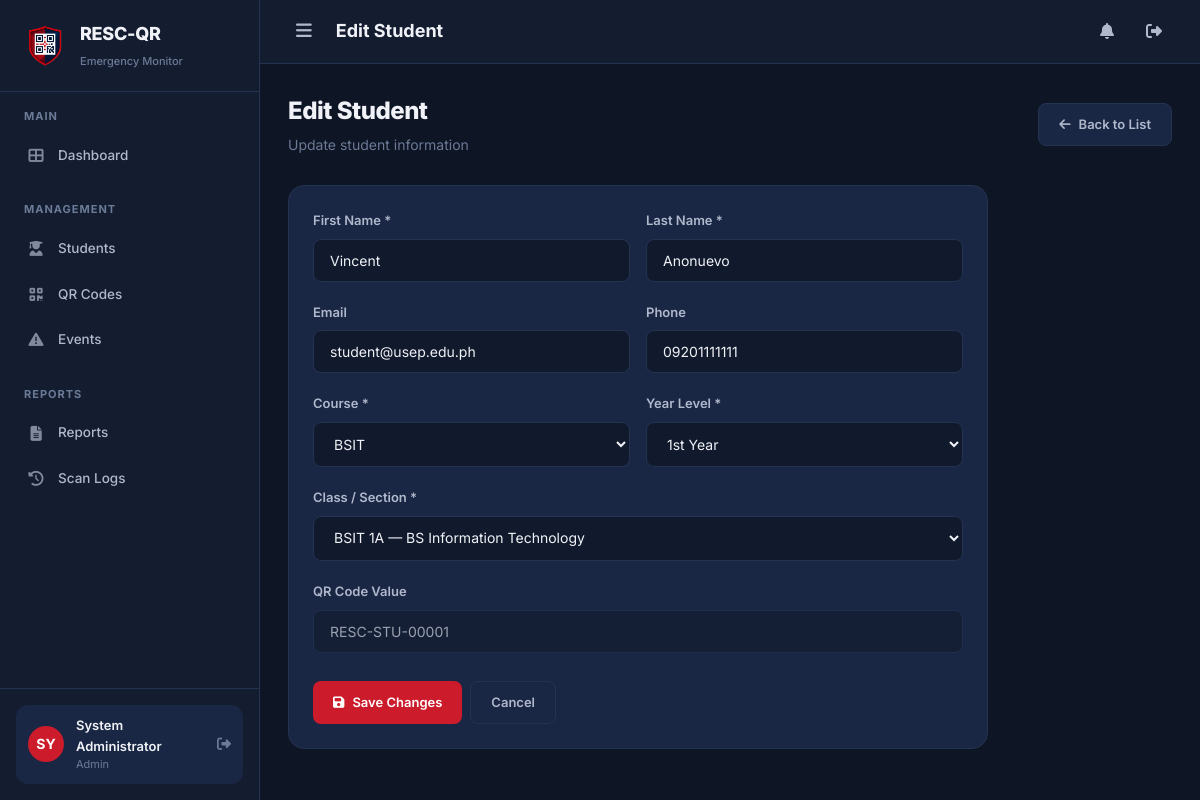
The page /student/edit/1 (signed in) on the database its author committed.
### tables this page shows
CREATE TABLE IF NOT EXISTS `student` (
    `student_id` INT AUTO_INCREMENT PRIMARY KEY,
    `class_id` INT NOT NULL,
    `first_name` VARCHAR(100) NOT NULL,
    `last_name` VARCHAR(100) NOT NULL,
    `email` VARCHAR(150) DEFAULT NULL,
    `password_hash` VARCHAR(255) DEFAULT NULL,
    `phone` VARCHAR(20) DEFAULT NULL,
    `course` VARCHAR(100) NOT NULL,
    `year_level` VARCHAR(20) NOT NULL,
    `qr_code_value` VARCHAR(255) DEFAULT NULL UNIQUE,
    `profile_image` VARCHAR(255) DEFAULT NULL,
    `profile_status` ENUM('Active','Inactive') DEFAULT 'Active',
    `created_at` DATETIME DEFAULT CURRENT_TIMESTAMP,
    `updated_at` DATETIME DEFAULT CURRENT_TIMESTAMP ON UPDATE CURRENT_TIMESTAMP,
    FOREIGN KEY (`class_id`) REFERENCES `class`(`class_id`) ON DELETE CASCADE
);

CREATE TABLE IF NOT EXISTS `class` (
    `class_id` INT AUTO_INCREMENT PRIMARY KEY,
    `section_name` VARCHAR(100) NOT NULL,
    `program` VARCHAR(150) NOT NULL,
    `year_level` VARCHAR(20) NOT NULL,
    `created_at` DATETIME DEFAULT CURRENT_TIMESTAMP,
    `updated_at` DATETIME DEFAULT CURRENT_TIMESTAMP ON UPDATE CURRENT_TIMESTAMP
);

### app/controllers/StudentController.php (called while the page is built, shortened)
<?php
class StudentController extends Controller {
    private $studentModel;
    private $classModel;
    public function __construct() {
        $this->studentModel = $this->model('Student');
        $this->classModel   = $this->model('ClassModel');
    }
    public function edit($id = null) {
        $id = InputValidator::validateId($id);
        $student = $this->studentModel->findStudentById($id);
        $classes = $this->classModel->getAll();
        $data = ['pageTitle' => 'Edit Student', 'student' => $student, 'classes' => $classes];
        $this->view('admin/students/edit', $data);
    }
}

### core/App.php (called while the page is built, shortened)
<?php
class App {
    protected $controller = 'AuthController';
    protected $method = 'index';
    public function __construct() {
        $url = $this->parseUrl();
        $controllerName = !empty($url[0]) ? ucfirst($url[0]) . 'Controller' : $this->controller;
        $controllerMap = [
            'AuthController'          => 'AuthController',
            'DashboardController'     => 'DashboardController',
            'StudentController'       => 'StudentController',
            'QrController'            => 'QRController',
            'QRController'            => 'QRController',
            'ScanController'          => 'ScanController',
            'EventController'        => 'EventController',
            'ReportController'        => 'ReportController',
            'StudentviewController'   => 'StudentViewController',
            'StudentViewController'   => 'StudentViewController',
            'AttendanceController'    => 'AttendanceController',
            'ApiController'           => 'ApiController',
        ];
        $urlSegment = !empty($url[0]) ? $url[0] : 'auth';
        $possibleController = ucfirst(strtolower($urlSegment)) . 'Controller';
        if (isset($controllerMap[$possibleController])) {
            $controllerName = $controllerMap[$possibleController];
        } elseif ($urlSegment === 'api' && !empty($url[1])) {
            $possibleController = ucfirst(strtolower($url[1])) . 'Controller';
            if (isset($controllerMap[$possibleController])) {
                $controllerName = $controllerMap[$possibleController];
                array_shift($url);
            }
        } else {
            $controllerName = $this->controller;
        }
        $controllerFile = ROOT_PATH . '/app/controllers/' . $controllerName . '.php';
        if (file_exists($controllerFile)) {
            $this->controller = new $controllerName();
        } else {
            require_once ROOT_PATH . '/app/controllers/AuthController.php';
            $this->controller = new AuthController();
        }
        array_shift($url);
        if (!empty($url[0]) && method_exists($this->controller, $url[0])) {
            $this->method = $url[0];
            array_shift($url);
        }
        $this->params = $url ? array_values($url) : [];
        call_user_func_array([$this->controller, $this->method], $this->params);
    }
    private function parseUrl() {
        if (isset($_GET['url'])) {
            return explode('/', filter_var(rtrim($_GET['url'], '/'), FILTER_SANITIZE_URL));
        }
        return [];
    }
}

### index.php (called while the page is built, shortened)
<?php
require_once ROOT_PATH . '/config/app.php';
require_once ROOT_PATH . '/app/helpers/session_helper.php';
require_once ROOT_PATH . '/app/helpers/url_helper.php';
require_once ROOT_PATH . '/app/helpers/validation_helper.php';
require_once ROOT_PATH . '/core/Database.php';
require_once ROOT_PATH . '/core/Model.php';
require_once ROOT_PATH . '/core/Controller.php';
require_once ROOT_PATH . '/core/App.php';
$app = new App();

### app/helpers/url_helper.php (called while the page is built, shortened)
<?php
function baseUrl($path = '') {
    return BASE_URL . '/' . ltrim($path, '/');
}

### core/Database.php (called while the page is built, shortened)
<?php
class Database {
    private static $instance = null;
    private $pdo;
    private function __construct() {
        $dsn = 'mysql:host=' . DB_HOST . ';dbname=' . DB_NAME . ';charset=' . DB_CHARSET;
        $options = [
            PDO::ATTR_ERRMODE            => PDO::ERRMODE_EXCEPTION,
            PDO::ATTR_DEFAULT_FETCH_MODE => PDO::FETCH_ASSOC,
            PDO::ATTR_EMULATE_PREPARES   => false,
        ];
        try {
            $this->pdo = new PDO($dsn, DB_USER, DB_PASS, $options);
        } catch (PDOException $e) {
            die('Database connection failed: ' . $e->getMessage());
        }
    }
    public static function getInstance() {
        if (self::$instance === null) {
            self::$instance = new self();
        }
        return self::$instance;
    }
    public function getConnection() {
        return $this->pdo;
    }
}

### app/helpers/validation_helper.php (called while the page is built, shortened)
<?php
class InputValidator {
    public static function validateId($id) {
        return filter_var($id, FILTER_VALIDATE_INT, ['options' => ['min_range' => 1]]);
    }
}

### core/Model.php (called while the page is built, shortened)
<?php
class Model {
    protected $db;
    public function __construct() {
        $this->db = Database::getInstance()->getConnection();
    }
    protected function query($sql, $params = []) {
        $stmt = $this->db->prepare($sql);
        $stmt->execute($params);
        return $stmt;
    }
    protected function findAll($table, $orderBy = 'created_at DESC') {
        $stmt = $this->db->prepare("SELECT * FROM {$table} ORDER BY {$orderBy}");
        $stmt->execute();
        return $stmt->fetchAll();
    }
}

### app/models/Student.php (called while the page is built, shortened)
<?php
class Student extends Model {
    public function findStudentById($id) {
        $stmt = $this->query(
            "SELECT s.*, c.section_name, c.program
             FROM student s JOIN class c ON s.class_id = c.class_id
             WHERE s.student_id = :id",
            [':id' => $id]
        );
        return $stmt->fetch();
    }
}

### app/helpers/session_helper.php (called while the page is built, shortened)
<?php
function e($string) {
    return htmlspecialchars($string ?? '', ENT_QUOTES, 'UTF-8');
}

### app/models/ClassModel.php (called while the page is built, shortened)
<?php
class ClassModel extends Model {
    public function getAll() {
        return $this->findAll('class', 'program ASC, year_level ASC, section_name ASC');
    }
}

### app/views/admin/students/edit.php (the view, shortened to what this page needs)
<div class="page-header">
    <div>
        <h1>Edit Student</h1>
        <p>Update student information</p>
    </div>
    <a href="<?= baseUrl('student') ?>" class="btn btn-secondary">
        <i class="fas fa-arrow-left"></i> Back to List
    </a>
</div>
<div class="card" style="max-width:700px;">
    <div class="card-body">
        <form id="editStudentForm">
            <div class="form-row">
                <div class="form-group">
                    <label for="first_name">First Name *</label>
                    <input type="text" class="form-control" id="first_name" name="first_name" value="<?= e($student['first_name']) ?>" required>
                </div>
                <div class="form-group">
                    <label for="last_name">Last Name *</label>
                    <input type="text" class="form-control" id="last_name" name="last_name" value="<?= e($student['last_name']) ?>" required>
                </div>
            </div>
            <div class="form-row">
                <div class="form-group">
                    <label for="email">Email</label>
                    <input type="email" class="form-control" id="email" name="email" value="<?= e($student['email'] ?? '') ?>">
                </div>
                <div class="form-group">
                    <label for="phone">Phone</label>
                    <input type="text" class="form-control" id="phone" name="phone" value="<?= e($student['phone'] ?? '') ?>">
                </div>
            </div>
            <div class="form-row">
                <div class="form-group">
                    <label for="course">Course *</label>
                    <select class="form-control" id="course" name="course" required>
                        <?php foreach (['BSIT','BSCS','BSIS','BSEd','BSBA'] as $c): ?>
                            <option value="<?= $c ?>" <?= $student['course'] === $c ? 'selected' : '' ?>><?= $c ?></option>
                        <?php endforeach; ?>
                    </select>
                </div>
                <div class="form-group">
                    <label for="year_level">Year Level *</label>
                    <select class="form-control" id="year_level" name="year_level" required>
                        <?php foreach (['1st Year','2nd Year','3rd Year','4th Year'] as $y): ?>
                            <option value="<?= $y ?>" <?= $student['year_level'] === $y ? 'selected' : '' ?>><?= $y ?></option>
                        <?php endforeach; ?>
                    </select>
                </div>
            </div>
            <div class="form-group">
                <label for="class_id">Class / Section *</label>
                <select class="form-control" id="class_id" name="class_id" required>
                    <?php foreach ($classes as $cls): ?>
                        <option value="<?= e($cls['class_id']) ?>" <?= $student['class_id'] == $cls['class_id'] ? 'selected' : '' ?>>
                            <?= e($cls['section_name'] . ' — ' . $cls['program']) ?>
                        </option>
                    <?php endforeach; ?>
                </select>
            </div>
            <div class="form-group">
                <label>QR Code Value</label>
                <input type="text" class="form-control" value="<?= e($student['qr_code_value'] ?? 'Not assigned') ?>" disabled style="opacity:0.6;">
            </div>
            <div class="d-flex gap-1" style="margin-top:28px;">
                <button type="submit" class="btn btn-primary" id="submitBtn">
                    <i class="fas fa-save"></i> <span class="btn-text">Save Changes</span>
                </button>
                <a href="<?= baseUrl('student') ?>" class="btn btn-secondary">Cancel</a>
            </div>
        </form>
    </div>
</div>

### public/css/style.css (style rules this page uses)
:root { --bg-primary: #0e1525; --bg-secondary: #141d30; --bg-card: #1a2744; --bg-card-hover: #213050; --bg-input: #111a2c; --border-color: #243352; --border-hover: #2e4068; --text-primary: #f0f2f7; --text-secondary: #b0b8cc; --text-muted: #6b7a96; --accent-primary: #cc1b2b; --accent-primary-hover: #e52535; --accent-secondary: #1a2744; --accent-success: #10b981; --accent-warning: #f59e0b; --accent-danger: #ef4444; --accent-info: #3b82f6; --accent-navy: #1a2744; --accent-red: #cc1b2b; --accent-red-bright: #e52535; --shadow-sm: 0 2px 8px rgba(0, 0, 0, 0.25); --shadow-md: 0 8px 24px rgba(0, 0, 0, 0.35); --shadow-lg: 0 20px 48px rgba(0, 0, 0, 0.45); --radius-sm: 8px; --radius-md: 12px; --radius-lg: 16px; --radius-xl: 20px; --sidebar-width: 260px; --header-height: 64px; --transition: all 0.25s cubic-bezier(0.4, 0, 0.2, 1); }
* { margin: 0; padding: 0; box-sizing: border-box; }
body { font-family: 'Inter', -apple-system, BlinkMacSystemFont, sans-serif; background: var(--bg-primary); color: var(--text-primary); line-height: 1.6; font-size: 14px; overflow-x: hidden; }
a { color: var(--accent-red-bright); text-decoration: none; transition: var(--transition); }
.page-header { display: flex; align-items: center; justify-content: space-between; margin-bottom: 28px; }
.page-header h1 { font-size: 24px; font-weight: 800; letter-spacing: -0.5px; }
.page-header p { color: var(--text-muted); font-size: 14px; margin-top: 4px; }
.card { background: var(--bg-card); border: 1px solid var(--border-color); border-radius: var(--radius-lg); overflow: hidden; transition: var(--transition); }
.card-body { padding: 24px; }
.btn { display: inline-flex; align-items: center; gap: 8px; padding: 10px 20px; border: none; border-radius: var(--radius-sm); font-size: 13px; font-weight: 600; cursor: pointer; transition: var(--transition); font-family: 'Inter', sans-serif; text-decoration: none; white-space: nowrap; }
.btn-primary { background: var(--accent-red); color: #fff; }
.btn-secondary { background: var(--bg-card); color: var(--text-secondary); border: 1px solid var(--border-color); }
.form-group { margin-bottom: 20px; }
.form-group label { display: block; margin-bottom: 8px; font-weight: 600; font-size: 13px; color: var(--text-secondary); }
.form-control { width: 100%; padding: 12px 16px; background: var(--bg-input); border: 1px solid var(--border-color); border-radius: var(--radius-sm); color: var(--text-primary); font-size: 14px; font-family: 'Inter', sans-serif; transition: var(--transition); }
select.form-control { cursor: pointer; }
.form-row { display: grid; grid-template-columns: 1fr 1fr; gap: 16px; }
.d-flex { display: flex; }
.gap-1 { gap: 8px; }

### rows shown on the page
student: first_name "Vincent", last_name "Anonuevo", email "student@usep.edu.ph", phone "09201111111", course "BSIT", year_level "1st Year", class_id "BSIT 1A — BS Information Technology", qr_code_value "RESC-STU-00001"

### other values the page prints
APP_NAME "RESC-QR"
$initials "SY"
getUserName() "System Administrator"
getUserRole() "Admin"
$pageTitle "Edit Student"
